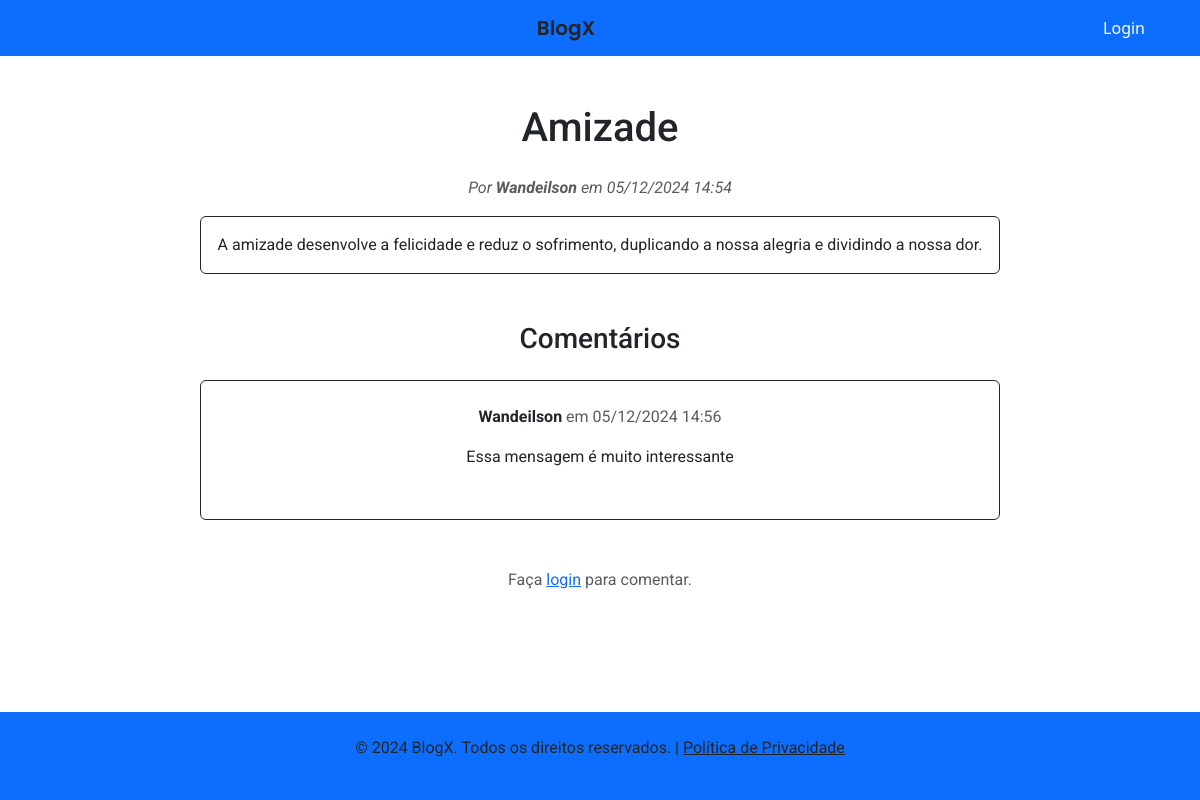
Screenshot of /post/3/ with the database file from the repository.
### blog/models.py (models this page shows, shortened)
class Post(models.Model):
    titulo = models.CharField(max_length=200)
    conteudo = models.TextField()
    data_criacao = models.DateTimeField(default=timezone.now)
    autor = models.ForeignKey(User, on_delete=models.CASCADE)
    categorias = models.ManyToManyField(Categoria, blank=True)

class Comentario(models.Model):
    post = models.ForeignKey(Post, related_name='comentarios', on_delete=models.CASCADE)
    conteudo = models.TextField()
    autor = models.ForeignKey(User, on_delete=models.CASCADE)
    data_criacao = models.DateTimeField(default=timezone.now)

### blog/views.py (the view)
# urls.py: path('post/<int:pk>/', views.detalhe_post, name='detalhe_post'),
def detalhe_post(request, pk):
    post = get_object_or_404(Post, pk=pk)
    comentarios = post.comentarios.all()
    return render(request, 'blog/detalhe_post.html', {
        'post': post,
        'comentarios': comentarios,
        'user': request.user,  # Adicionado
    })

### blog/templates/blog/detalhe_post.html (shortened to what this page needs)
{% extends 'blog/base.html' %}
{% block content %}
<div class="container text-center mt-4">
    <h1 class="mb-4">{{ post.titulo }}</h1>
    <p class="text-muted">
        <em>Por <strong>{{ post.autor }}</strong> em {{ post.data_criacao|date:"d/m/Y H:i" }}</em>
    </p>
    <div class="card mx-auto mb-5" style="max-width: 800px; border: 1px solid #242424;">
        <div class="card-body">
            <p class="card-text">{{ post.conteudo }}</p>
        </div>
    </div>
    <div class="comments-section mt-5">
        <h3 class="mb-4">Comentários</h3>
        <div class="card mx-auto" style="max-width: 800px; border: 1px solid #242424;">
            <div class="card-body">
                {% if comentarios %}
                    <ul class="list-group list-group-flush">
                        {% for comentario in comentarios %}
                            <li class="list-group-item" style="margin-bottom: 10px;">
                                <p>
                                    <strong>{{ comentario.autor }}</strong>
                                    <span class="text-muted">em {{ comentario.data_criacao|date:"d/m/Y H:i" }}</span>
                                </p>
                                <p>{{ comentario.conteudo }}</p>
                            </li>
                        {% endfor %}
                    </ul>
                {% else %}
                    <p class="text-muted">Sem comentários ainda.</p>
                {% endif %}
            </div>
        </div>
    </div>
    {% if user.is_authenticated %}
        <div class="add-comment-section mt-5">
            <h4>Deixe um comentário</h4>
            <form action="{% url 'adicionar_comentario' post.pk %}" method="post" class="mt-3">
                {% csrf_token %}
                <div class="mb-3">
                    <textarea name="conteudo" rows="3" class="form-control" placeholder="Escreva seu comentário aqui..."></textarea>
                </div>
                <button type="submit" class="btn btn-primary">Comentar</button>
            </form>
        </div>
    {% else %}
        <p class="text-muted mt-5">Faça <a href="{% url 'login' %}">login</a> para comentar.</p>
    {% endif %}
</div>
{% endblock %}

### rows the page displays
Post: titulo "Amizade", autor "Wandeilson", data_criacao "05/12/2024 14:54", conteudo "A amizade desenvolve a felicidade e reduz o sofrimento, duplicando a nossa alegria e dividindo a nossa dor."
Comentario: autor "Wandeilson", data_criacao "05/12/2024 14:56", conteudo "Essa mensagem é muito interessante"
